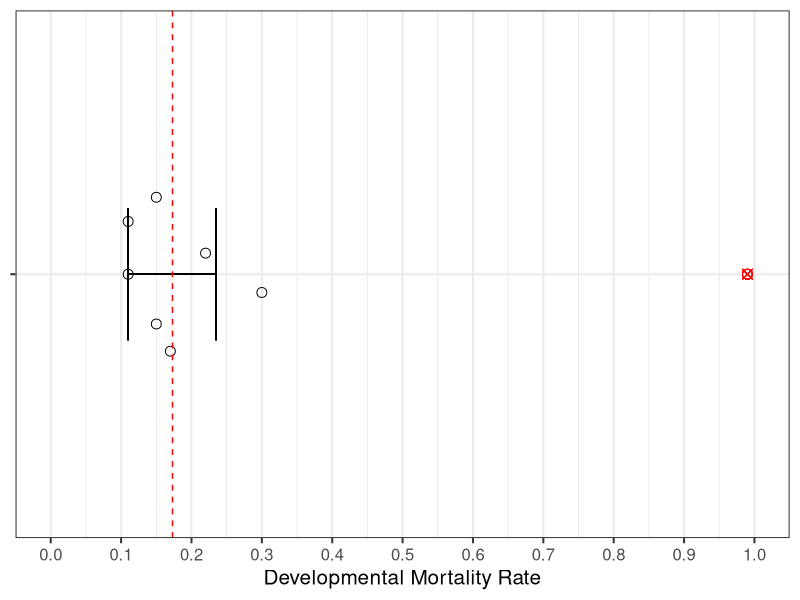

The R source for this figure:
# The purpose of this file is to calculate the mean and 95% confidence interval of 
# the developmental mortality rates from egg to pupation observed in replicate colonies

# Load the raw developmental mortality rates
Data <- read.table("./SourceData_DevMortRates.txt", header = T)
MortalityRates<-Data$MortalityRates

# Use the t.test() function to calculate mean and 95% confidence interval
result <- t.test(MortalityRates)
MeanMortalityRate <- round(result$estimate, 3)
CIMortalityRate_Lower <- round(result$conf.int[1], 3)
CIMortalityRate_Upper <- round(result$conf.int[2], 3)

# Print results
cat("Mean:", MeanMortalityRate, "\n")
cat("95% CI:", CIMortalityRate_Lower, "to", CIMortalityRate_Upper, "\n")

# Plot the data
library(ggplot2)
library(ggbeeswarm)
pdf("./DevelopmentalMortalityRates.pdf", width = 3.5, height = 1)
ggplot(data.frame(x = "MortalityRates", y = MortalityRates), aes(x=x, y=y)) +
	# plotting the empirical data
	geom_beeswarm(shape = 1, cex=12, size = 3, color = 'black', corral = 'gutter', corral.width = 0.35) +
	# plotting the 95% CI
	geom_errorbar(aes(x = "MortalityRates", ymin = CIMortalityRate_Lower, ymax = CIMortalityRate_Upper), width = 0.3) +
	# adding the mean
	geom_hline(yintercept = MeanMortalityRate, linetype="dashed", color = "red") +
	# adding the mortality rate that would be required for complete heterozygosity maintenance if
	# segregation was Mendelian and one crossover occurs per chromosome
	geom_point(aes(y = 0.99), shape = 13, size = 3, color = "red") + 
	# formatting the plot to my preferred aesthetics
	labs(y="Developmental Mortality Rate") +
	theme_bw(base_size = 15) +
	theme(legend.position="none", # Removes legend
	      axis.title.y=element_blank(), # Removes x-axis title
	      axis.text.y=element_blank()) + # Removes x-axis text
	scale_y_continuous(limits = c(0, 1.0), breaks = seq(0, 1.0, 0.1)) +
	coord_flip()
dev.off()
